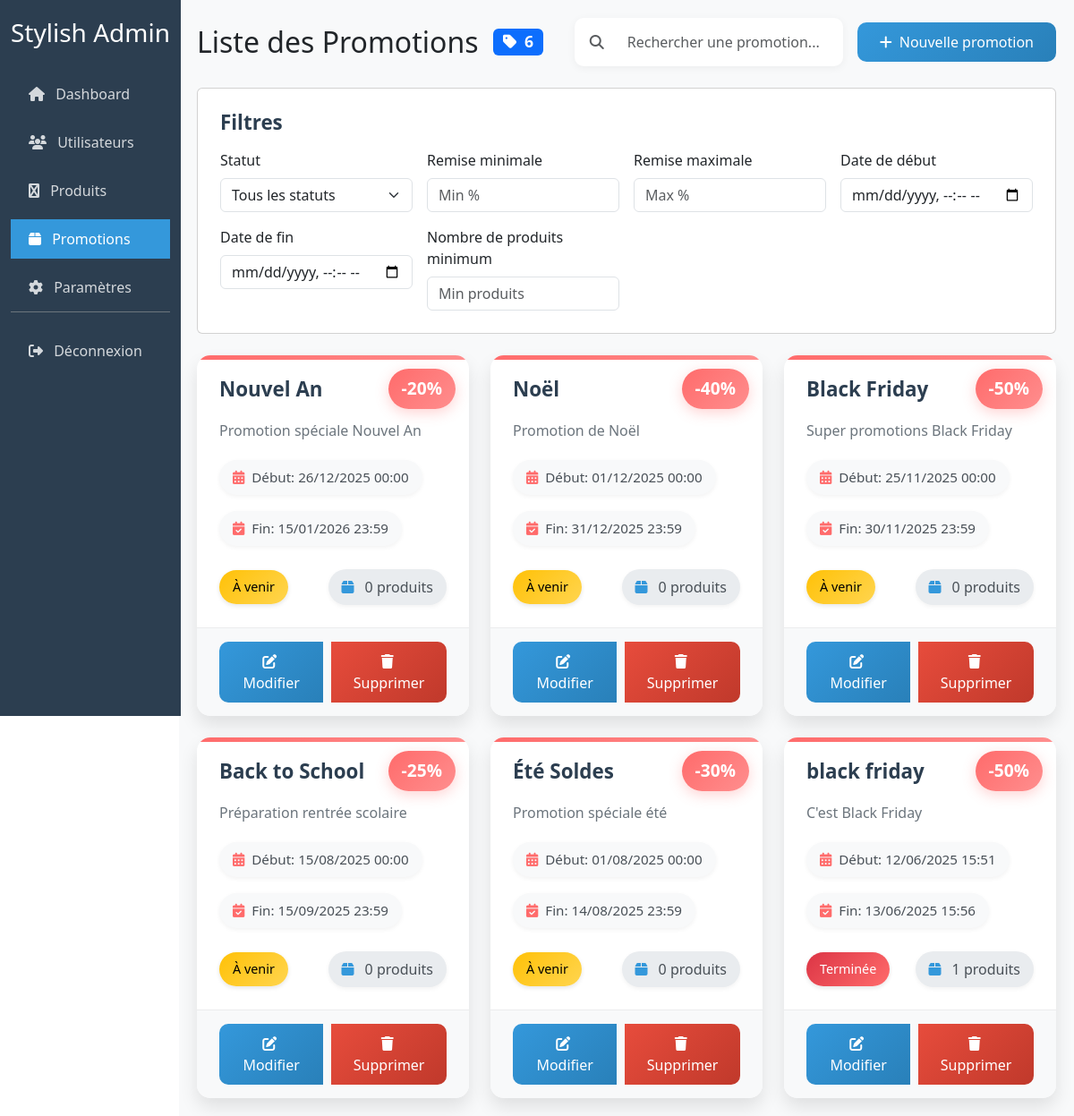
/BO/promotion.php (signed in), run on an earlier commit of the app's database.
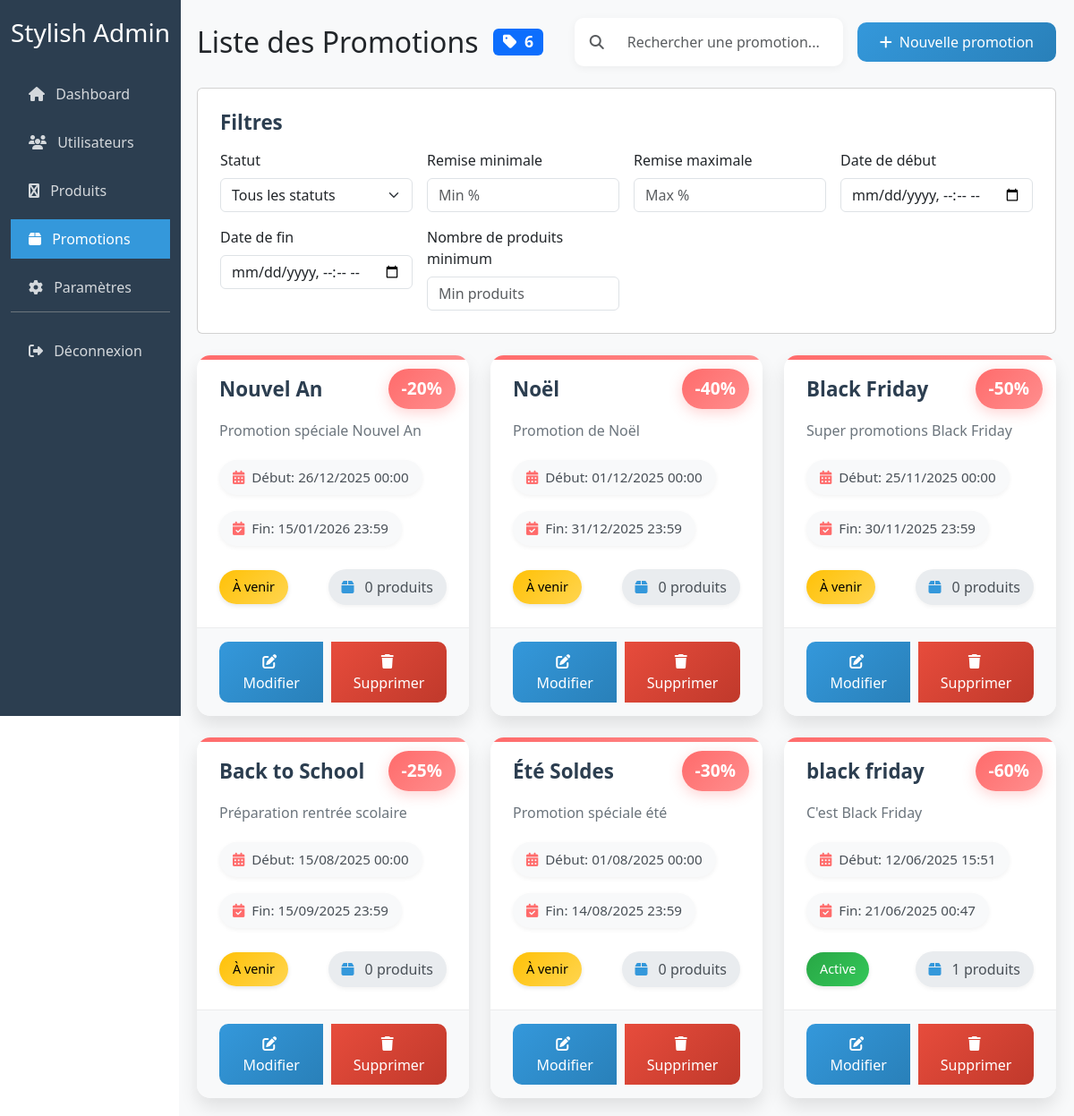
And on a later commit of the database.
### tables this page shows
CREATE TABLE `promotion` (
  `id` int(3) NOT NULL,
  `nom` varchar(255) NOT NULL,
  `description` varchar(50) DEFAULT NULL,
  `date_debut` datetime NOT NULL,
  `date_fin` datetime NOT NULL,
  `discount` int(5) NOT NULL
);

### BO/promotion.php (the view, shortened to what this page needs)
<?php
$host = 'localhost';
$dbname = 'stylish';
$username = 'root';
$password = '';
try {
    $pdo = new PDO("mysql:host=$host;dbname=$dbname", $username, $password);
    $pdo->setAttribute(PDO::ATTR_ERRMODE, PDO::ERRMODE_EXCEPTION);
    $pdo->exec("SET NAMES utf8");
} catch(PDOException $e) {
    die("Erreur de connexion : " . $e->getMessage());
}
try {
    $stmt = $pdo->query("SELECT p.*, COUNT(pr.id) as nombre_produits
                         FROM promotion p
                         LEFT JOIN produit pr ON p.id = pr.id_promotion
                         GROUP BY p.id
                         ORDER BY p.date_debut DESC");
    $promotions = $stmt->fetchAll(PDO::FETCH_ASSOC);
} catch(PDOException $e) {
    die("Erreur de récupération des promotions : " . $e->getMessage());
}
?>
<!DOCTYPE html>
<html lang="fr">
<head>
    <link href="https://cdn.jsdelivr.net/npm/bootstrap@5.3.0/dist/css/bootstrap.min.css" rel="stylesheet">
    <link rel="stylesheet" href="https://cdnjs.cloudflare.com/ajax/libs/font-awesome/6.4.0/css/all.min.css">
</head>
<body>
    <div class="container-fluid">
        <div class="row">
            <div class="col-md-3 col-lg-2 sidebar">
                <h3 class="text-center mb-4">Stylish Admin</h3>
                <nav class="nav flex-column">
                    <a class="nav-link" href="dashboard.php"><i class="fas fa-home me-2"></i> Dashboard</a>
                    <a class="nav-link" href="dashboard.php"><i class="fas fa-users me-2"></i> Utilisateurs</a>
                    <a class="nav-link" href="products.php"><i class="fas fa-product-hunt me-2"></i> Produits</a>
                    <a class="nav-link active" href="promotion.php"><i class="fas fa-box me-2"></i> Promotions</a>
                    <a class="nav-link" href="#"><i class="fas fa-cog me-2"></i> Paramètres</a>
                    <div class="mt-auto pt-3 border-top border-secondary">
                        <a class="nav-link" href="logout.php"><i class="fas fa-sign-out-alt me-2"></i> Déconnexion</a>
                    </div>
                </nav>
            </div>
            <div class="col-md-9 col-lg-10 main-content">
                <div class="d-flex justify-content-between align-items-center mb-4">
                    <div class="d-flex align-items-center">
                        <h2 class="mb-0">Liste des Promotions</h2>
                        <div class="ms-3 badge bg-primary" style="font-size: 1.1em;">
                            <i class="fas fa-tag me-1"></i>
                            <span id="promotion-count"><?php echo count($promotions); ?></span>
                        </div>
                    </div>
                    <div class="d-flex align-items-center">
                        <div class="input-group search-container me-3" style="width: 300px;">
                            <span class="input-group-text bg-white">
                                <i class="fas fa-search text-muted"></i>
                            </span>
                            <input type="text" id="searchPromotion" class="form-control" placeholder="Rechercher une promotion...">
                        </div>
                        <button class="btn btn-primary add-promotion-btn" data-bs-toggle="modal" data-bs-target="#addPromotionModal">
                            <i class="fas fa-plus me-2"></i>Nouvelle promotion
                        </button>
                    </div>
                </div>
                <div class="card mb-4">
                    <div class="card-body">
                        <h5 class="card-title mb-3">Filtres</h5>
                        <div class="row g-3">
                            <div class="col-md-3">
                                <label class="form-label">Statut</label>
                                <select class="form-select filter-select" name="status">
                                    <option value="">Tous les statuts</option>
                                </select>
                            </div>
                            <div class="col-md-3">
                                <label class="form-label">Remise minimale</label>
                                <input type="number" class="form-control filter-input" name="discount_min" min="0" max="100" placeholder="Min %">
                            </div>
                            <div class="col-md-3">
                                <label class="form-label">Remise maximale</label>
                                <input type="number" class="form-control filter-input" name="discount_max" min="0" max="100" placeholder="Max %">
                            </div>
                            <div class="col-md-3">
                                <label class="form-label">Date de début</label>
                                <input type="datetime-local" class="form-control filter-input" name="date_debut">
                            </div>
                            <div class="col-md-3">
                                <label class="form-label">Date de fin</label>
                                <input type="datetime-local" class="form-control filter-input" name="date_fin">
                            </div>
                            <div class="col-md-3">
                                <label class="form-label">Nombre de produits minimum</label>
                                <input type="number" class="form-control filter-input" name="products_min" min="0" placeholder="Min produits">
                            </div>
                        </div>
                    </div>
                </div>
                <div class="row row-cols-1 row-cols-md-2 row-cols-lg-3 g-4">
                    <?php if (empty($promotions)): ?>
                    <div class="col-12">
                        <div class="text-center py-5">
                            <i class="fas fa-percent fa-3x text-muted mb-3"></i>
                            <p class="text-muted">Aucune promotion trouvée</p>
                        </div>
                    </div>
                    <?php else: ?>
                    <?php foreach ($promotions as $promotion):
                        $tz_tunis = new DateTimeZone('Africa/Tunis');
                        $now = new DateTime('now', $tz_tunis);
                        $debut = new DateTime($promotion['date_debut'], $tz_tunis);
                        $fin = new DateTime($promotion['date_fin'], $tz_tunis);
                        if ($now < $debut) {
                            $status = 'upcoming';
                            $statusText = 'À venir';
                        } elseif ($now >= $debut && $now <= $fin) {
                            $status = 'active';
                            $statusText = 'Active';
                        } else {
                            $status = 'ended';
                            $statusText = 'Terminée';
                        }
                    ?>
                    <div class="col">
                        <div class="promotion-card"
                             data-date-debut="<?php echo $promotion['date_debut']; ?>"
                             data-date-fin="<?php echo $promotion['date_fin']; ?>"
                             data-status="<?php echo $status; ?>"
                             data-discount="<?php echo $promotion['discount']; ?>"
                             data-products="<?php echo $promotion['nombre_produits']; ?>">
                            <div class="discount-badge">-<?php echo $promotion['discount']; ?>%</div>
                            <div class="card-body">
                                <h5 class="card-title"><?php echo htmlspecialchars($promotion['nom']); ?></h5>
                                <p class="card-text"><?php echo htmlspecialchars($promotion['description']); ?></p>
                                <div class="d-flex flex-wrap gap-2 mb-3">
                                    <div class="date-badge">
                                        <i class="fas fa-calendar-alt me-1"></i>
                                        Début: <?php echo date('d/m/Y H:i', strtotime($promotion['date_debut'])); ?>
                                    </div>
                                    <div class="date-badge">
                                        <i class="fas fa-calendar-check me-1"></i>
                                        Fin: <?php echo date('d/m/Y H:i', strtotime($promotion['date_fin'])); ?>
                                    </div>
                                </div>
                                <div class="d-flex justify-content-between align-items-center">
                                    <span class="status-badge <?php echo 'status-' . $status; ?>" data-status="<?php echo $status; ?>">
                                        <?php echo $statusText; ?>
                                    </span>
                                    <span class="products-count" style="cursor: pointer;" onclick="showPromotionProducts(<?php echo $promotion['id']; ?>)">
                                        <i class="fas fa-box me-1"></i>
                                        <?php echo $promotion['nombre_produits']; ?> produits
                                    </span>
                                </div>
                            </div>
                            <div class="card-footer">
                                <div class="btn-group w-100">
                                    <button type="button" class="btn btn-primary" onclick="editPromotion(<?php echo $promotion['id']; ?>)">
                                        <i class="fas fa-edit me-1"></i> Modifier
                                    </button>
                                    <button type="button" class="btn btn-danger" onclick="deletePromotion(<?php echo $promotion['id']; ?>)">
                                        <i class="fas fa-trash me-1"></i> Supprimer
                                    </button>
                                </div>
                            </div>
                        </div>
                    </div>
                    <?php endforeach; ?>
                    <?php endif; ?>
                </div>
            </div>
        </div>
    </div>
</body>
</html>

### BO/promotion.php (style rules this page uses)
.sidebar { min-height: 100vh; background: #2c3e50; color: white; padding-top: 20px; position: fixed; width: inherit; max-width: inherit; overflow-y: auto; z-index: 1000; }
.sidebar .nav-link { color: rgba(255,255,255,.8); padding: 10px 20px; margin: 5px 0; }
.sidebar .nav-link.active { background: #3498db; color: white; }
.main-content { padding: 20px; background: #f8f9fa; margin-left: 16.666667%; }
.promotion-card { border: none; border-radius: 15px; box-shadow: 0 10px 20px rgba(0,0,0,0.1); transition: all 0.3s ease; background: white; overflow: hidden; position: relative; }
.promotion-card::before { content: ''; position: absolute; top: 0; left: 0; width: 100%; height: 5px; background: linear-gradient(90deg, #ff6b6b, #ff8e8e); }
.discount-badge { position: absolute; top: 15px; right: 15px; background: linear-gradient(135deg, #ff6b6b, #ff8e8e); color: white; padding: 8px 15px; border-radius: 25px; font-weight: bold; font-size: 1.2em; box-shadow: 0 4px 15px rgba(255,107,107,0.3); z-index: 1; }
.date-badge { background: #f8f9fa; color: #495057; padding: 8px 15px; border-radius: 20px; font-size: 0.95em; margin-bottom: 10px; display: inline-block; box-shadow: 0 2px 5px rgba(0,0,0,0.05); transition: all 0.3s ease; }
.date-badge i { color: #ff6b6b; }
.status-badge { padding: 8px 15px; border-radius: 20px; font-size: 0.9em; font-weight: 500; box-shadow: 0 2px 5px rgba(0,0,0,0.1); }
.status-active { background: linear-gradient(135deg, #28a745, #34c759); color: white; }
.status-upcoming { background: linear-gradient(135deg, #ffc107, #ffd54f); color: #000; }
.card-body { padding: 25px; }
.card-title { font-size: 1.4em; font-weight: 600; color: #2c3e50; margin-bottom: 20px; padding-right: 80px; }
.card-text { color: #6c757d; line-height: 1.6; margin-bottom: 20px; }
.products-count { background: #e9ecef; color: #495057; padding: 8px 15px; border-radius: 20px; font-weight: 500; display: inline-flex; align-items: center; gap: 8px; box-shadow: 0 2px 5px rgba(0,0,0,0.05); }
.products-count i { color: #3498db; }
.card-footer { background: #f8f9fa; border-top: 1px solid rgba(0,0,0,0.05); padding: 15px 25px; }
.btn-group { gap: 10px; }
.btn-group .btn { border-radius: 10px; padding: 10px 20px; font-weight: 500; transition: all 0.3s ease; }
.btn-group .btn-primary { background: linear-gradient(135deg, #3498db, #2980b9); border: none; }
.btn-group .btn-danger { background: linear-gradient(135deg, #e74c3c, #c0392b); border: none; }
.search-container { background: white; border-radius: 10px; box-shadow: 0 2px 10px rgba(0,0,0,0.05); padding: 5px; }
.search-container .input-group-text { border: none; background: transparent; }
.search-container .form-control { border: none; padding: 10px 15px; }
.add-promotion-btn { background: linear-gradient(135deg, #3498db, #2980b9); border: none; padding: 10px 25px; border-radius: 10px; font-weight: 500; transition: all 0.3s ease; }
.status-ended { background: linear-gradient(135deg, #dc3545, #ff6b6b); color: white; }

What changed in the data, as far as the page shows it:
changed promotion "black friday": discount "50" → "60"; date_fin "13/06/2025 15:56" → "21/06/2025 00:47"; statusText "Terminée" → "Active"
